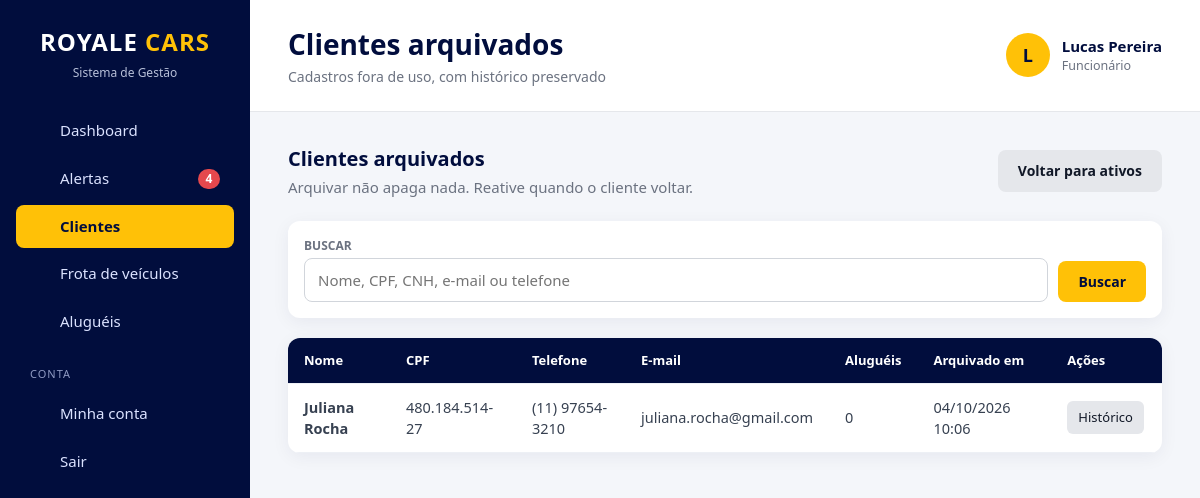
Page /clientes/clientes_arquivados.php (signed in) on the committed database.
### tables this page shows
CREATE TABLE `usuarios` (
    `id`            INT          NOT NULL AUTO_INCREMENT,
    `nome`          VARCHAR(100) NOT NULL,
    `email`         VARCHAR(150) NOT NULL,
    `senha`         VARCHAR(255) NOT NULL,
    `cargo`         ENUM('chefe','gerente','funcionario') NOT NULL DEFAULT 'funcionario',
    `ativo`         TINYINT(1)   NOT NULL DEFAULT 1,
    `trocar_senha`  TINYINT(1)   NOT NULL DEFAULT 0,
    `ultimo_acesso` DATETIME     NULL,
    `criado_em`     TIMESTAMP    NOT NULL DEFAULT CURRENT_TIMESTAMP,
    `atualizado_em` TIMESTAMP    NULL ON UPDATE CURRENT_TIMESTAMP,

    PRIMARY KEY (`id`),
    UNIQUE KEY `uk_usuarios_email` (`email`),

    CONSTRAINT `ck_usuarios_nome`  CHECK (CHAR_LENGTH(TRIM(`nome`)) >= 3),
    CONSTRAINT `ck_usuarios_email` CHECK (`email` LIKE '_%@_%._%'),
    CONSTRAINT `ck_usuarios_ativo` CHECK (`ativo` IN (0, 1))
);

CREATE TABLE `clientes` (
    `id`            INT          NOT NULL AUTO_INCREMENT,
    `nome`          VARCHAR(150) NOT NULL,
    `cpf`           CHAR(11)     NOT NULL,
    `cnh`           CHAR(11)     NOT NULL,
    `cnh_validade`  DATE         NOT NULL,
    `email`         VARCHAR(150) NOT NULL,
    `telefone`      VARCHAR(11)  NOT NULL,
    `arquivado`     TINYINT(1)   NOT NULL DEFAULT 0,
    `arquivado_em`  DATETIME     NULL,
    `criado_em`     TIMESTAMP    NOT NULL DEFAULT CURRENT_TIMESTAMP,
    `atualizado_em` TIMESTAMP    NULL ON UPDATE CURRENT_TIMESTAMP,

    PRIMARY KEY (`id`),
    UNIQUE KEY `uk_clientes_cpf`   (`cpf`),
    UNIQUE KEY `uk_clientes_cnh`   (`cnh`),
    UNIQUE KEY `uk_clientes_email` (`email`),

    CONSTRAINT `ck_clientes_nome`     CHECK (CHAR_LENGTH(TRIM(`nome`)) >= 3),
    CONSTRAINT `ck_clientes_cpf`      CHECK (`cpf` REGEXP '^[0-9]{11}$'),
    CONSTRAINT `ck_clientes_cnh`      CHECK (`cnh` REGEXP '^[0-9]{11}$'),
    CONSTRAINT `ck_clientes_email`    CHECK (`email` LIKE '_%@_%._%'),
    CONSTRAINT `ck_clientes_telefone` CHECK (`telefone` REGEXP '^[1-9][1-9][0-9]{8,9}$'),
    CONSTRAINT `ck_clientes_arquivado` CHECK (`arquivado` IN (0, 1))
);

### config/database.php (called while the page is built, shortened)
<?php
$usuario = 'root';

### includes/auth.php (called while the page is built, shortened)
<?php
function usuario_logado(): ?array
{
    static $usuario = false;
    if ($usuario !== false) {
        return $usuario;
    }
    $id = (int) ($_SESSION['usuario_id'] ?? 0);
    $dados = db_linha(
        'SELECT id, nome, email, cargo, ativo, trocar_senha FROM usuarios WHERE id = ?',
        [$id]
    );
    $dados['permissoes'] = array_column(
        db_todos('SELECT permissao FROM usuario_permissoes WHERE usuario_id = ?', [$id]),
        'permissao'
    );
    $usuario = $dados;
    return $usuario;
}
function eh_chefe(): bool
{
    $usuario = usuario_logado();
    return $usuario && $usuario['cargo'] === 'chefe';
}
function pode(string $permissao): bool
{
    $usuario = usuario_logado();
    return $usuario['cargo'] === 'chefe' || in_array($permissao, $usuario['permissoes'], true);
}
function exigir_login(): array
{
    $usuario = usuario_logado();
    return $usuario;
}
function exigir_permissao(string ...$permissoes): void
{
    exigir_login();
    foreach ($permissoes as $permissao) {
        if (pode($permissao)) {
            return;
        }
    }
}
    ?>

### includes/alertas.php (called while the page is built, shortened)
<?php
function buscar_alertas(): array
{
    $alertas = [
        'atrasadas'           => [],
        'devolucoes_proximas' => [],
        'em_manutencao'       => [],
        'cnh'                 => [],
        'login_suspeito'      => [],
    ];
    if (pode('locacoes_ver')) {
        $alertas['atrasadas'] = db_todos(
            "SELECT l.id, l.data_prevista, l.valor_diaria,
                    DATEDIFF(CURDATE(), l.data_prevista) AS dias_atraso,
                    c.nome AS cliente, c.telefone,
                    v.marca, v.modelo, v.placa
             FROM locacoes l
             JOIN clientes c ON c.id = l.cliente_id
             JOIN veiculos v ON v.id = l.veiculo_id
             WHERE l.status = 'Em andamento' AND l.data_prevista < CURDATE()
             ORDER BY l.data_prevista"
        );
        $alertas['devolucoes_proximas'] = db_todos(
            "SELECT l.id, l.data_prevista,
                    DATEDIFF(l.data_prevista, CURDATE()) AS faltam,
                    c.nome AS cliente, c.telefone,
                    v.marca, v.modelo, v.placa
             FROM locacoes l
             JOIN clientes c ON c.id = l.cliente_id
             JOIN veiculos v ON v.id = l.veiculo_id
             WHERE l.status = 'Em andamento'
               AND l.data_prevista BETWEEN CURDATE() AND DATE_ADD(CURDATE(), INTERVAL ? DAY)
             ORDER BY l.data_prevista",
            [DIAS_AVISO_DEVOLUCAO]
        );
    }
    if (pode('manutencoes') || pode('veiculos_ver')) {
        $alertas['em_manutencao'] = db_todos(
            "SELECT m.id, m.defeito, m.oficina, m.data_entrada, m.previsao_liberacao,
                    DATEDIFF(CURDATE(), m.data_entrada) AS dias_parado,
                    (m.previsao_liberacao IS NOT NULL AND m.previsao_liberacao < CURDATE()) AS previsao_vencida,
                    v.id AS veiculo_id, v.marca, v.modelo, v.placa
             FROM manutencoes m
             JOIN veiculos v ON v.id = m.veiculo_id
             WHERE m.status = 'Em andamento'
             ORDER BY m.data_entrada"
        );
    }
    if (pode('clientes_ver')) {
        $alertas['cnh'] = db_todos(
            "SELECT id, nome, telefone, cnh_validade,
                    DATEDIFF(cnh_validade, CURDATE()) AS dias
             FROM clientes
             WHERE arquivado = 0
               AND cnh_validade <= DATE_ADD(CURDATE(), INTERVAL ? DAY)
             ORDER BY cnh_validade",
            [DIAS_AVISO_CNH]
        );
    }
    return $alertas;
}
function contar_alertas(): int
{
    static $total = null;
    if ($total === null) {
        $total = 0;
        foreach (buscar_alertas() as $lista) {
            $total += count($lista);
        }
    }
    return $total;
}

### includes/clientes.php (called while the page is built, shortened)
<?php
function filtro_clientes(bool $arquivados, string $busca): array
{
    $sql = 'c.arquivado = ?';
    $parametros = [(int) $arquivados];
    return [$sql, $parametros];
}

### includes/validacoes.php (called while the page is built, shortened)
<?php
function so_digitos(?string $valor): string
{
    return preg_replace('/\D/', '', (string) $valor);
}

### clientes/clientes_arquivados.php (the view, shortened to what this page needs)
<?php
require __DIR__ . '/../includes/bootstrap.php';
require RAIZ . '/includes/clientes.php';
exigir_permissao('clientes_ver');
$busca = trim($_GET['busca'] ?? '');
[$where, $parametros] = filtro_clientes(true, $busca);
$total = (int) db_valor("SELECT COUNT(*) FROM clientes c WHERE {$where}", $parametros);
[$limite, $offset, $pagina, $totalPaginas] = paginar($total);
$clientes = db_todos(
    "SELECT c.*,
            (SELECT COUNT(*) FROM locacoes l WHERE l.cliente_id = c.id) AS total_alugueis
     FROM clientes c
     WHERE {$where}
     ORDER BY c.arquivado_em DESC
     LIMIT {$limite} OFFSET {$offset}",
    $parametros
);
$titulo = 'Clientes arquivados';
$subtitulo = 'Cadastros fora de uso, com histórico preservado';
$menu = 'clientes';
require RAIZ . '/includes/cabecalho.php';
?>
<div class="page-header">
    <div>
        <h2>Clientes arquivados</h2>
        <p>Arquivar não apaga nada. Reative quando o cliente voltar.</p>
    </div>
    <a href="<?= e(url('clientes/index.php')) ?>" class="btn-secondary">Voltar para ativos</a>
</div>
<form method="GET" class="filtros">
    <div class="filtro largo">
        <label for="busca">Buscar</label>
        <input type="text" id="busca" name="busca" value="<?= e($busca) ?>"
               placeholder="Nome, CPF, CNH, e-mail ou telefone">
    </div>
    <button type="submit" class="btn-primary">Buscar</button>
</form>
<div class="table-container">
    <table>
        <thead>
            <tr>
                <th>Nome</th>
                <th>CPF</th>
                <th>Telefone</th>
                <th>E-mail</th>
                <th>Aluguéis</th>
                <th>Arquivado em</th>
                <th>Ações</th>
            </tr>
        </thead>
        <tbody>
            <?php foreach ($clientes as $cliente): ?>
                <tr>
                    <td><strong><?= e($cliente['nome']) ?></strong></td>
                    <td><?= e(formatar_cpf($cliente['cpf'])) ?></td>
                    <td><?= e(formatar_telefone($cliente['telefone'])) ?></td>
                    <td><?= e($cliente['email']) ?></td>
                    <td><?= (int) $cliente['total_alugueis'] ?></td>
                    <td><?= data_hora_br($cliente['arquivado_em']) ?></td>
                    <td>
                        <a href="<?= e(url('clientes/ver.php?id=' . $cliente['id'])) ?>" class="btn-small btn-claro">Histórico</a>
                    </td>
                </tr>
            <?php endforeach; ?>
        </tbody>
    </table>
</div>
<?php require RAIZ . '/includes/rodape.php'; ?>

### includes/cabecalho.php (shortened to what this page needs)
<?php
$usuarioAtual = usuario_logado();
$subtitulo = $subtitulo ?? '';
$menu = $menu ?? '';
$itensMenu = [
    ['chave' => 'dashboard',   'texto' => 'Dashboard',         'link' => 'dashboard.php',            'icone' => 'inicio',     'mostrar' => true],
    ['chave' => 'alertas',     'texto' => 'Alertas',           'link' => 'alertas.php',              'icone' => 'alerta',     'mostrar' => true],
    ['chave' => 'clientes',    'texto' => 'Clientes',          'link' => 'clientes/index.php',       'icone' => 'clientes',   'mostrar' => pode('clientes_ver')],
    ['chave' => 'veiculos',    'texto' => 'Frota de veículos', 'link' => 'veiculos/index.php',       'icone' => 'veiculos',   'mostrar' => pode('veiculos_ver')],
    ['chave' => 'locacoes',    'texto' => 'Aluguéis',          'link' => 'locacoes/index.php',       'icone' => 'locacoes',   'mostrar' => pode('locacoes_ver')],
    ['chave' => 'manutencoes', 'texto' => 'Manutenção',        'link' => 'manutencoes/index.php',    'icone' => 'manutencao', 'mostrar' => pode('manutencoes')],
    ['chave' => 'financeiro',  'texto' => 'Financeiro',        'link' => 'financeiro/index.php',     'icone' => 'financeiro', 'mostrar' => pode('financeiro')],
    ['chave' => 'relatorios',  'texto' => 'Relatórios',        'link' => 'relatorios/index.php',     'icone' => 'relatorios', 'mostrar' => pode('relatorios') || pode('relatorios_financeiros')],
];
$totalAlertas = $usuarioAtual ? contar_alertas() : 0;
?>
<!DOCTYPE html>
<html lang="pt-BR">
<head>
    <link rel="stylesheet" href="<?= e(url('css/style.css')) ?>">
</head>
<body>
<aside class="sidebar" id="sidebar">
    <div class="logo">
        <h2>ROYALE <span>CARS</span></h2>
        <p class="logo-subtitle">Sistema de Gestão</p>
    </div>
    <nav class="menu">
        <?php foreach ($itensMenu as $item): ?>
            <?php if ($item['mostrar']): ?>
                <a href="<?= e(url($item['link'])) ?>" class="<?= $menu === $item['chave'] ? 'active' : '' ?>">
                    <?= icone($item['icone']) ?>
                    <span><?= e($item['texto']) ?></span>
                    <?php if ($item['chave'] === 'alertas' && $totalAlertas > 0): ?>
                        <b class="menu-contador"><?= $totalAlertas ?></b>
                    <?php endif; ?>
                </a>
            <?php endif; ?>
        <?php endforeach; ?>
        <p class="menu-secao">Conta</p>
        <a href="<?= e(url('configuracoes/index.php')) ?>" class="<?= $menu === 'configuracoes' ? 'active' : '' ?>">
            <?= icone('conta') ?>
            <span>Minha conta</span>
        </a>
        <form method="POST" action="<?= e(url('logout.php')) ?>">
            <button type="submit" class="menu-sair">
                <?= icone('sair') ?>
                <span>Sair</span>
            </button>
        </form>
    </nav>
</aside>
<main class="main">
    <header class="topbar">
        <div>
            <h1><?= e($titulo) ?></h1>
            <?php if ($subtitulo !== ''): ?>
                <p class="topbar-subtitle"><?= e($subtitulo) ?></p>
            <?php endif; ?>
        </div>
        <?php if ($usuarioAtual): ?>
            <div class="usuario-topo">
                <div class="usuario-avatar"><?= e(mb_strtoupper(mb_substr($usuarioAtual['nome'], 0, 1))) ?></div>
                <div>
                    <strong><?= e($usuarioAtual['nome']) ?></strong>
                    <small><?= e(CARGOS[$usuarioAtual['cargo']] ?? '') ?></small>
                </div>
            </div>
        <?php endif; ?>
    </header>
    <section class="content">

### rows in the picture
usuarios: nome "L", nome "Lucas Pereira", cargo "Funcionário"
clientes: nome "Juliana Rocha", cpf "480.184.514-27", telefone "(11) 97654-3210", email "juliana.rocha@gmail.com", total_alugueis "0", arquivado_em "04/10/2026 10:06"

### other values in the picture
$item['texto'] "Dashboard"
$item['texto'] "Alertas"
$item['texto'] "Clientes"
$item['texto'] "Frota de veículos"
$item['texto'] "Aluguéis"
$titulo "Clientes arquivados"
$subtitulo "Cadastros fora de uso, com histórico preservado"
